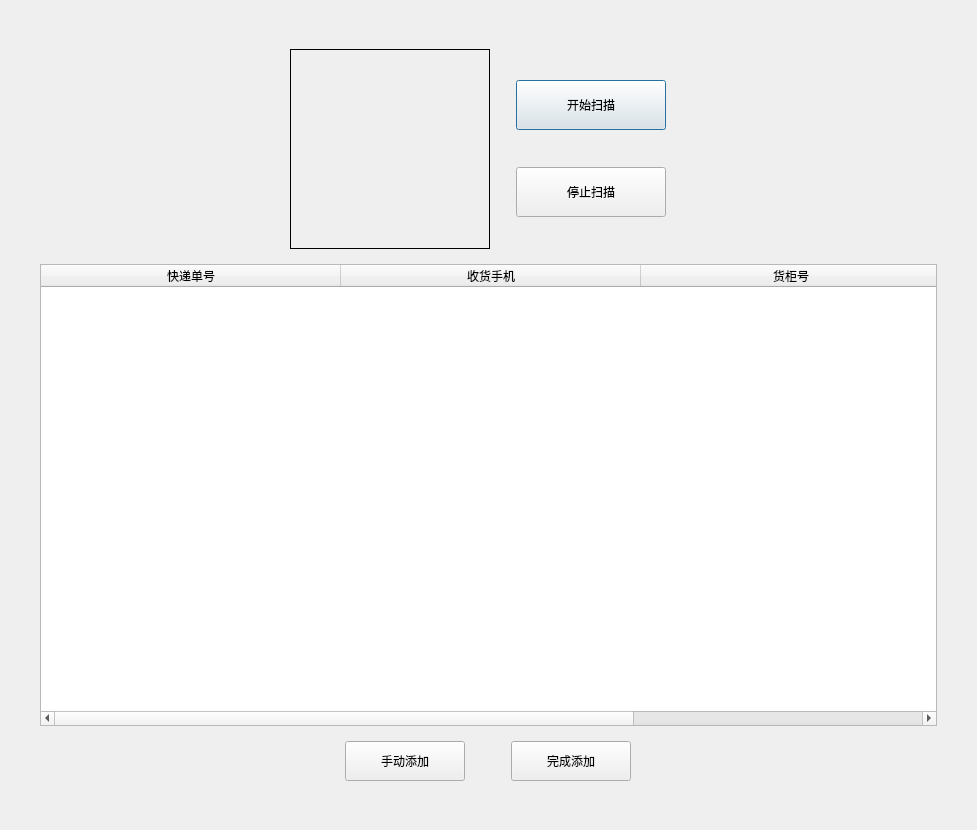
<?xml version="1.0" encoding="UTF-8"?>
<ui version="4.0">
 <class>Storage_Dialog</class>
 <widget class="QDialog" name="Storage_Dialog">
  <property name="geometry">
   <rect>
    <x>0</x>
    <y>0</y>
    <width>977</width>
    <height>830</height>
   </rect>
  </property>
  <property name="windowTitle">
   <string>Dialog</string>
  </property>
  <layout class="QVBoxLayout" name="verticalLayout_2">
   <property name="leftMargin">
    <number>40</number>
   </property>
   <property name="topMargin">
    <number>40</number>
   </property>
   <property name="rightMargin">
    <number>40</number>
   </property>
   <property name="bottomMargin">
    <number>40</number>
   </property>
   <item alignment="Qt::AlignHCenter">
    <widget class="QFrame" name="cameraFrame">
     <layout class="QHBoxLayout" name="horizontalLayout">
      <property name="sizeConstraint">
       <enum>QLayout::SetFixedSize</enum>
      </property>
      <item>
       <widget class="QLabel" name="img_show_label">
        <property name="sizePolicy">
         <sizepolicy hsizetype="Fixed" vsizetype="Fixed">
          <horstretch>0</horstretch>
          <verstretch>0</verstretch>
         </sizepolicy>
        </property>
        <property name="minimumSize">
         <size>
          <width>200</width>
          <height>200</height>
         </size>
        </property>
        <property name="maximumSize">
         <size>
          <width>200</width>
          <height>200</height>
         </size>
        </property>
        <property name="frameShape">
         <enum>QFrame::Box</enum>
        </property>
        <property name="text">
         <string/>
        </property>
        <property name="pixmap">
         <pixmap>Resource/scan_code.png</pixmap>
        </property>
        <property name="scaledContents">
         <bool>true</bool>
        </property>
        <property name="alignment">
         <set>Qt::AlignCenter</set>
        </property>
       </widget>
      </item>
      <item>
       <layout class="QVBoxLayout" name="scanButtonLayout">
        <property name="sizeConstraint">
         <enum>QLayout::SetFixedSize</enum>
        </property>
        <property name="leftMargin">
         <number>20</number>
        </property>
        <property name="topMargin">
         <number>0</number>
        </property>
        <property name="rightMargin">
         <number>20</number>
        </property>
        <property name="bottomMargin">
         <number>0</number>
        </property>
        <item>
         <widget class="QPushButton" name="startScan_pushButton">
          <property name="sizePolicy">
           <sizepolicy hsizetype="Fixed" vsizetype="Fixed">
            <horstretch>0</horstretch>
            <verstretch>0</verstretch>
           </sizepolicy>
          </property>
          <property name="minimumSize">
           <size>
            <width>150</width>
            <height>50</height>
           </size>
          </property>
          <property name="maximumSize">
           <size>
            <width>150</width>
            <height>50</height>
           </size>
          </property>
          <property name="text">
           <string>开始扫描</string>
          </property>
         </widget>
        </item>
        <item>
         <widget class="QPushButton" name="stopScan_pushButton">
          <property name="sizePolicy">
           <sizepolicy hsizetype="Fixed" vsizetype="Fixed">
            <horstretch>0</horstretch>
            <verstretch>0</verstretch>
           </sizepolicy>
          </property>
          <property name="minimumSize">
           <size>
            <width>150</width>
            <height>50</height>
           </size>
          </property>
          <property name="maximumSize">
           <size>
            <width>150</width>
            <height>50</height>
           </size>
          </property>
          <property name="text">
           <string>停止扫描</string>
          </property>
         </widget>
        </item>
       </layout>
      </item>
     </layout>
    </widget>
   </item>
   <item>
    <widget class="QTableWidget" name="resulttable">
     <property name="minimumSize">
      <size>
       <width>600</width>
       <height>0</height>
      </size>
     </property>
     <attribute name="horizontalHeaderDefaultSectionSize">
      <number>300</number>
     </attribute>
     <attribute name="horizontalHeaderStretchLastSection">
      <bool>true</bool>
     </attribute>
     <column>
      <property name="text">
       <string>快递单号</string>
      </property>
      <property name="textAlignment">
       <set>AlignCenter</set>
      </property>
     </column>
     <column>
      <property name="text">
       <string>收货手机</string>
      </property>
      <property name="textAlignment">
       <set>AlignCenter</set>
      </property>
     </column>
     <column>
      <property name="text">
       <string>货柜号</string>
      </property>
      <property name="textAlignment">
       <set>AlignCenter</set>
      </property>
     </column>
    </widget>
   </item>
   <item alignment="Qt::AlignHCenter">
    <widget class="QFrame" name="addFrame">
     <layout class="QHBoxLayout" name="horizontalLayout_2">
      <item>
       <widget class="QPushButton" name="add_pushButton">
        <property name="minimumSize">
         <size>
          <width>120</width>
          <height>40</height>
         </size>
        </property>
        <property name="text">
         <string>手动添加</string>
        </property>
       </widget>
      </item>
      <item>
       <spacer name="horizontalSpacer">
        <property name="orientation">
         <enum>Qt::Horizontal</enum>
        </property>
        <property name="sizeHint" stdset="0">
         <size>
          <width>40</width>
          <height>20</height>
         </size>
        </property>
       </spacer>
      </item>
      <item>
       <widget class="QPushButton" name="done_pushButton">
        <property name="minimumSize">
         <size>
          <width>120</width>
          <height>40</height>
         </size>
        </property>
        <property name="text">
         <string>完成添加</string>
        </property>
       </widget>
      </item>
     </layout>
    </widget>
   </item>
  </layout>
 </widget>
 <resources/>
 <connections/>
</ui>
